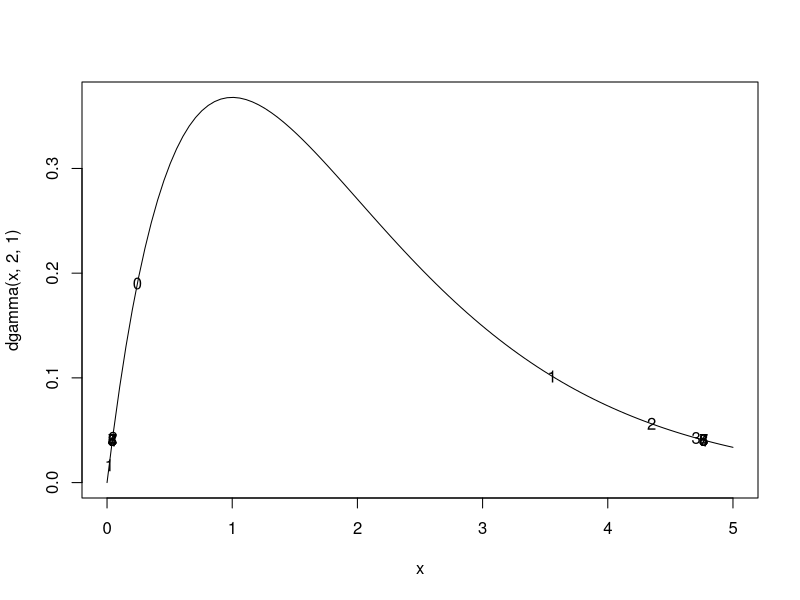

Reproduce this figure in R.
#Exercise 2.4
s = function(x)
{
  matrix(c(dgamma(x[2],2,1)-dgamma(x[1],2,1),
    pgamma(x[2],2,1)-pgamma(x[1],2,1)-0.95),ncol=1)
}
d = function(x)
{
  matrix(c(-exp(-x[1])*(1-x[1]),exp(-x[2])*(1-x[2]),
           -dgamma(x[1],2,1),dgamma(x[2],2,1)),ncol=2,byrow=T)
}
x = seq(0,5,length=100)
plot(x,dgamma(x,2,1),type="l")
x = c(qgamma(0.025,2,1),qgamma(0.975,2,1))
show(c(x,dgamma(x[2],2,1)-dgamma(x[1],2,1),pgamma(x[2],2,1)-pgamma(x[1],2,1),x[2]-x[1]))
text(x,dgamma(x,2,1),"0")
for(i in 1:8)
{
  x = x - solve(d(x),s(x))
  show(c(x,dgamma(x[2],2,1)-dgamma(x[1],2,1),pgamma(x[2],2,1)-pgamma(x[1],2,1),x[2]-x[1]))
  text(x,dgamma(x,2,1),i)
}
show(dgamma(x,2,1))
show(diff(pgamma(x,2,1)))